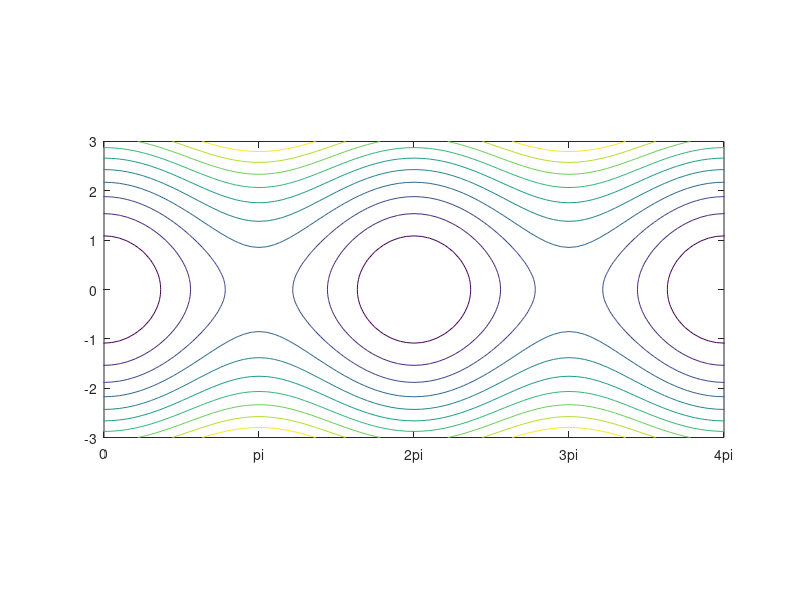

Write MATLAB code to recreate this figure.
[xx, yy] = meshgrid((-.5:0.05:4.5)*pi, -3:0.05:3);
E = .5*yy.^2 - cos(xx);
contour(xx, yy, E)
axis equal
axis([0, 4*pi, -3, 3])
set(gca, 'XTick', (0:4)*pi)
set(gca, 'XTickLabel', {'0', 'pi', '2pi', '3pi', '4pi'})
